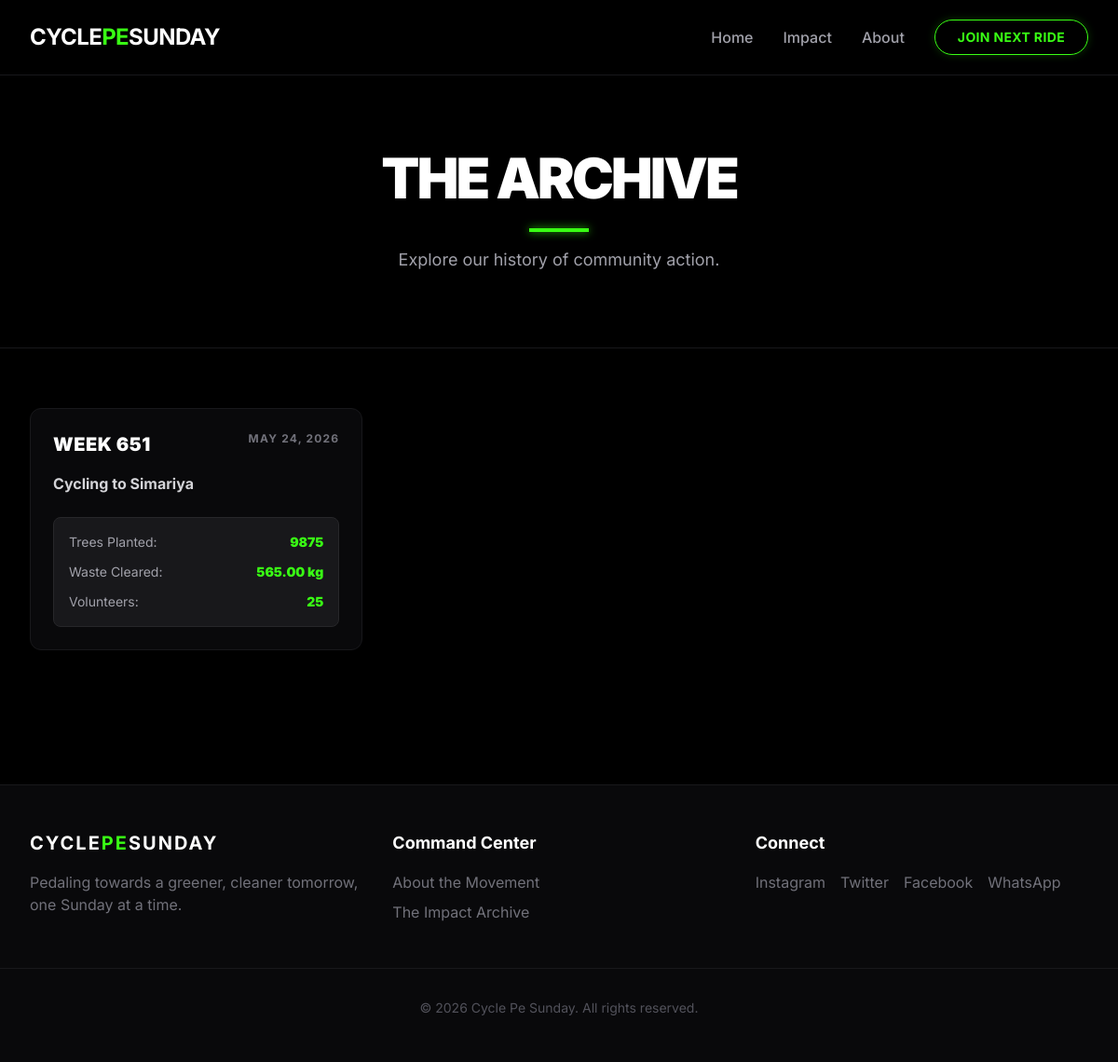
/impact/, run on the app's committed database.
### drives/models.py (models this page shows, shortened)
class SundayDrive(models.Model):
    SCHEDULED = 'Scheduled'
    COMPLETED = 'Completed'
    CANCELLED = 'Cancelled'
    STATUS_CHOICES = [
        (SCHEDULED, 'Scheduled'),
        (COMPLETED, 'Completed'),
        (CANCELLED, 'Cancelled'),
    ]
    drive_number = models.IntegerField(unique=True)
    date = models.DateField()
    status = models.CharField(max_length=20, choices=STATUS_CHOICES, default=SCHEDULED)
    title = models.CharField(max_length=150)
    description = models.TextField(blank=True, null=True)
    meeting_point = models.CharField(max_length=255, help_text="e.g., 'Cubbon Park Entrance'")
    end_point = models.CharField(max_length=255, blank=True, null=True, help_text="End location text, e.g., 'Lalbagh Botanical Garden'. Leave blank for a single-location drive.")
    start_location_link = models.URLField(max_length=500, blank=True, null=True, help_text="Paste the Google Maps Share Link for the start.")
    end_location_link = models.URLField(max_length=500, blank=True, null=True, help_text="Paste the Google Maps Share Link for the end (if different).")
    primary_activity = models.CharField(max_length=50)
    distance_km = models.DecimalField(max_digits=5, decimal_places=2, default=0.00)
    trees_planted = models.IntegerField(default=0)
    waste_cleared_kg = models.DecimalField(max_digits=7, decimal_places=2, default=0.00)
    volunteer_count = models.IntegerField(default=0)
    created_at = models.DateTimeField(auto_now_add=True)
    updated_at = models.DateTimeField(auto_now=True)
    class Meta:
        ordering = ['-date']

### drives/views.py (the view)
# urls.py: path('impact/', views.impact_archive_view, name='impact'),
def impact_archive_view(request):
    past_drives = SundayDrive.objects.filter(status=SundayDrive.COMPLETED)
    return render(request, 'impact.html', {'past_drives': past_drives})

### templates/impact.html (shortened to what this page needs)
{% extends 'base.html' %}
{% block content %}
    <section class="bg-black py-20 border-b border-zinc-900">
        <div class="max-w-7xl mx-auto px-4 text-center">
            <h1 class="text-5xl md:text-6xl font-black mb-6 uppercase tracking-tighter text-white" data-aos="zoom-in">The Archive</h1>
            <div class="w-16 h-1 bg-[#39FF14] mx-auto shadow-[0_0_10px_rgba(57,255,20,0.8)] mb-4"></div>
            <p class="text-lg text-zinc-400 max-w-2xl mx-auto" data-aos="fade-up" data-aos-delay="100">Explore our history of community action.</p>
        </div>
    </section>
    <section class="py-16 max-w-7xl mx-auto px-4 sm:px-6 lg:px-8 bg-black">
        <div class="grid grid-cols-1 md:grid-cols-2 lg:grid-cols-3 gap-8">
            {% for drive in past_drives %}
                <div class="bg-zinc-950 rounded-xl shadow-lg border border-zinc-900 hover:border-[#39FF14] p-6 transition-all group" data-aos="fade-up">
                    <div class="flex justify-between items-start mb-4">
                        <h3 class="text-xl font-black text-white group-hover:text-[#39FF14] uppercase tracking-wide">Week {{ drive.drive_number }}</h3>
                        <span class="text-xs font-bold text-zinc-500 uppercase tracking-widest">{{ drive.date|date:"M d, Y" }}</span>
                    </div>
                    <h4 class="font-bold text-zinc-300 mb-6">{{ drive.title }}</h4>
                    <div class="space-y-3 text-sm text-zinc-400 bg-zinc-900 p-4 rounded-lg border border-zinc-800">
                        <p class="flex justify-between"><span>Trees Planted:</span> <span class="font-black text-[#39FF14]">{{ drive.trees_planted }}</span></p>
                        <p class="flex justify-between"><span>Waste Cleared:</span> <span class="font-black text-[#39FF14]">{{ drive.waste_cleared_kg }} kg</span></p>
                        <p class="flex justify-between"><span>Volunteers:</span> <span class="font-black text-[#39FF14]">{{ drive.volunteer_count }}</span></p>
                    </div>
                </div>
            {% empty %}
                <div class="col-span-full text-center py-20">
                    <p class="text-zinc-500 text-lg uppercase tracking-widest font-bold">No past drives recorded yet.</p>
                </div>
            {% endfor %}
        </div>
    </section>
{% endblock %}

### templates/base.html (style rules this page uses)
body { font-family: 'Inter', sans-serif; }

### data on the page
SundayDrive: drive_number "651", date "MAY 24, 2026", title "Cycling to Simariya", trees_planted "9875", waste_cleared_kg "565.00", volunteer_count "25"
